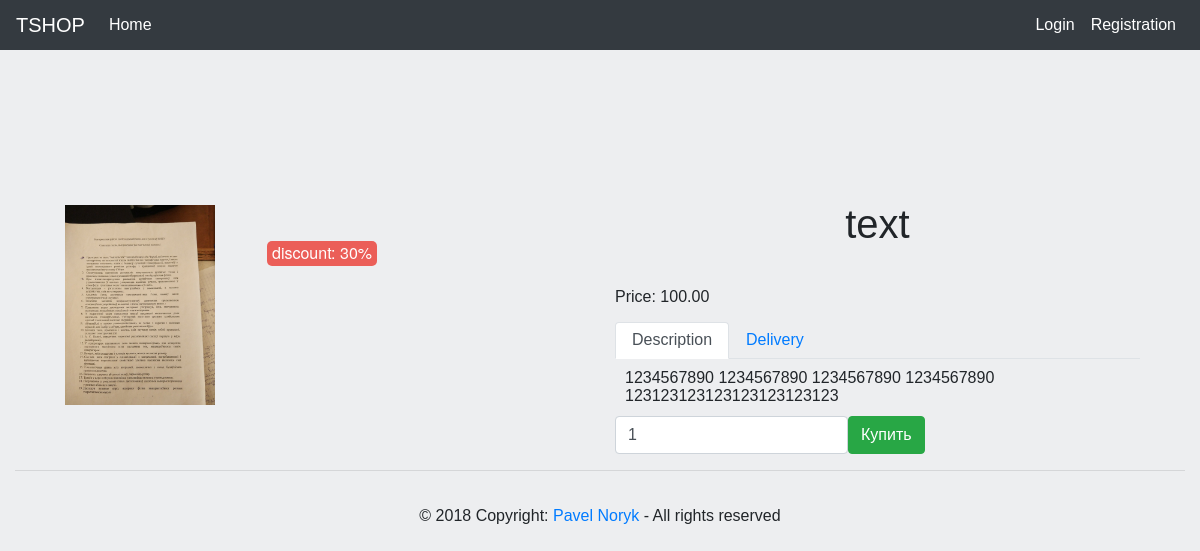
The app's page /product/2 with its own data.
### products/models.py (models this page shows, shortened)
class ProductImage(models.Model):
    product = models.ForeignKey(Product, on_delete=models.DO_NOTHING)
    image = models.ImageField(upload_to="images/product_images/%Y/%m/%d")
    is_main = models.BooleanField(default=False)
    created = models.DateTimeField(auto_now_add=True)
    def image_img(self):
        if self.image:
            return format_html(r'<a href="{0}" target="_blank"><img src="{0}" width="50"/></a>'.format(
                self.image.url))
        else:
            return '(No image)'
    image_img.short_description = 'image'
    class Meta:
        verbose_name = 'Product image'
        verbose_name_plural = "Product images"
        ordering = ['-id']

class Product(models.Model):
    name = models.CharField(max_length=128)
    description = models.TextField(blank=True)
    category = models.ForeignKey(ProductCategory, on_delete=models.DO_NOTHING, default="New")
    price = models.DecimalField(max_digits=10, decimal_places=2, default=0)
    discount = models.IntegerField(default=0)
    created = models.DateTimeField(auto_now_add=True)

### products/views.py (the view)
# urls.py: url(r'^product/(?P<product_id>\w+)$', product, name='product'),
def product(request, product_id):
    product = Product.objects.get(id=product_id)
    session_key = request.session.session_key
    if not session_key:
        request.session.cycle_key()
    return render(request, 'products/product.html', locals())

### orders/context_processors.py (called while the page is built)
def get_basket_info(request):
    session_key = request.session.session_key
    if not session_key:
        request.session.cycle_key()
    products_in_basket = ProductInBasket.objects.filter(session_key=session_key)
    basket_products_total_count = products_in_basket.count()
    return locals()

### templates/products/product.html (shortened to what this page needs)
{% extends 'base.html' %}
{% load static %}
{% block content %}
    <div class="container">
        <div class="row">
            <div class="col-lg-6">
                <div class="section product-section">
                    {% for image_item in product.productimage_set.all %}
                        <div class="product-image-item">
                            <img src="{{ image_item.image.url }}"
                                 alt="No Image" class="img-responsive grow">
                        </div>
                    {% endfor %}
                    {% if product.discount > 0 %}
                        <div class="discount" style="left: 40%;">
                            <span>discount: {{ product.discount }}%</span>
                        </div>
                    {% endif %}
                </div>
            </div>
            <div class="col-lg-6">
                <div class="section product-section">
                    <h1 class="text-center">
                        {{ product.name }}
                    </h1>
                    <div class="">
                        <p>
                            Price: {{ product.price }}
                        </p>
                    </div>
                    <div>
                        <ul class="nav nav-tabs" id="myTab" role="tablist">
                            <li class="nav-item">
                                <a class="nav-link active" data-toggle="tab" href="#description" role="tab"
                                   aria-controls="home" aria-expanded="true">
                                    Description
                                </a>
                            </li>
                            <li class="nav-item">
                                <a class="nav-link" id="profile-tab" data-toggle="tab" href="#delivery" role="tab"
                                   aria-controls="profile">Delivery</a>
                            </li>
                        </ul>
                        <div class="tab-content product-description-tabs">
                            <div class="tab-pane fade show active" id="description" role="tabpanel">
                                {{ product.description }}
                            </div>
                        </div>
                    </div>
                    <div>
                        <form id="form_buying_product" class="form-inline"
                              action="{% url "basket_adding" %}">{% csrf_token %}
                            <input type="number" class="form-control" name="number" id="number" value="1">
                            <button type="submit" id="submit_btn" class="btn btn-success bnt-buy"
                                    data-product_id="{{ product.id }}"
                                    data-product_name="{{ product.name }}"
                                    data-product_price="{{ product.price }}"
                                    data-product_discount="{{ product.discount }}"
                            >
                                Купить
                            </button>
                        </form>
                    </div>
                </div>
            </div>
        </div>
    </div>
{% endblock %}

### static/static_dev/css/style.css (style rules this page uses)
html, body { height: 100%; font-family: 'Philosopher', sans-serif; background-color: #edeef0; line-height: 1.15; }
body { margin-top: 50px; }
body { -ms-overflow-style: scrollbar; }
*, *:before, *:after { box-sizing: inherit; }
html { box-sizing: border-box; }
.product-description-tabs { padding: 10px; }
.section { padding-top: 50px; }
.section h1 { margin-bottom: 40px; }
.discount { position: absolute; text-align: -webkit-left; top: 40%; left: 65%; background: #eb5e58; border-radius: 5px; color: #fff; font-family: Oswald, Helvetica Neue, Helvetica, Arial, sans-serif; font-size: 16px; padding: 3px 5px; }
.product-image-item { padding: 5px; margin-bottom: 10px; }
.img-responsive { margin-left: auto; margin-right: auto; height: 200px; max-height: 220px; text-align: right; }
.product-section { margin-top: 50px; }
.grow { -moz-transition: all 1s ease-out; -o-transition: all 1s ease-out; -webkit-transition: all 1s ease-out; }

### records on screen
ProductImage: image (picture)
Product: discount "30", name "text", price "100.00", description "1234567890 1234567890 1234567890 1234567890 123123123123123123123123"
